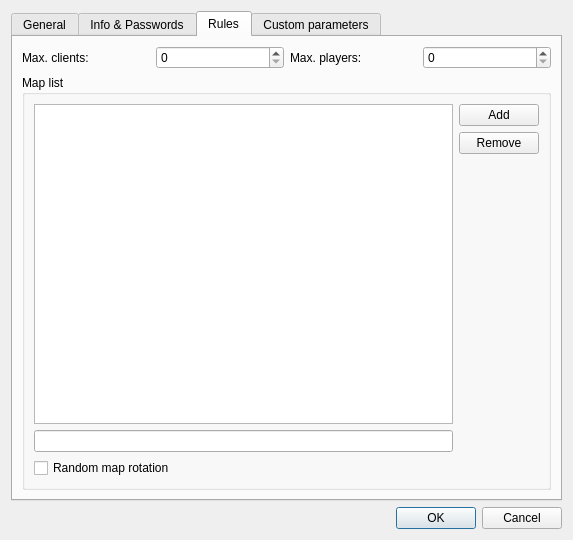
<?xml version="1.0" encoding="UTF-8"?>
<ui version="4.0">
 <class>CreateServerDlg</class>
 <widget class="QDialog" name="CreateServerDlg">
  <property name="geometry">
   <rect>
    <x>0</x>
    <y>0</y>
    <width>573</width>
    <height>540</height>
   </rect>
  </property>
  <property name="windowTitle">
   <string>Dialog</string>
  </property>
  <layout class="QVBoxLayout" name="verticalLayout">
   <item>
    <widget class="QTabWidget" name="tabWidget">
     <property name="currentIndex">
      <number>2</number>
     </property>
     <widget class="QWidget" name="tab">
      <attribute name="title">
       <string>General</string>
      </attribute>
      <layout class="QVBoxLayout" name="verticalLayout_2">
       <item>
        <layout class="QFormLayout" name="formLayout">
         <property name="fieldGrowthPolicy">
          <enum>QFormLayout::AllNonFixedFieldsGrow</enum>
         </property>
         <item row="0" column="0">
          <widget class="QLabel" name="label">
           <property name="text">
            <string>Engine:</string>
           </property>
          </widget>
         </item>
         <item row="0" column="1">
          <widget class="QComboBox" name="cboEngine"/>
         </item>
         <item row="1" column="0">
          <widget class="QLabel" name="label_4">
           <property name="text">
            <string>Server name:</string>
           </property>
          </widget>
         </item>
         <item row="1" column="1">
          <widget class="QLineEdit" name="leServername"/>
         </item>
         <item row="4" column="0">
          <widget class="QLabel" name="label_2">
           <property name="text">
            <string>Game mode:</string>
           </property>
          </widget>
         </item>
         <item row="4" column="1">
          <widget class="QComboBox" name="cboGamemode"/>
         </item>
         <item row="5" column="0">
          <widget class="QLabel" name="label_3">
           <property name="text">
            <string>Difficulty:</string>
           </property>
          </widget>
         </item>
         <item row="5" column="1">
          <widget class="QComboBox" name="cboDifficulty"/>
         </item>
         <item row="7" column="0">
          <widget class="QLabel" name="label_5">
           <property name="text">
            <string>IWAD:</string>
           </property>
          </widget>
         </item>
         <item row="7" column="1">
          <layout class="QHBoxLayout" name="horizontalLayout">
           <item>
            <widget class="QComboBox" name="cboIwad"/>
           </item>
           <item>
            <widget class="QPushButton" name="btnIwadBrowse">
             <property name="maximumSize">
              <size>
               <width>32</width>
               <height>16777215</height>
              </size>
             </property>
             <property name="text">
              <string>...</string>
             </property>
            </widget>
           </item>
          </layout>
         </item>
         <item row="3" column="0">
          <spacer name="verticalSpacer">
           <property name="orientation">
            <enum>Qt::Vertical</enum>
           </property>
           <property name="sizeHint" stdset="0">
            <size>
             <width>20</width>
             <height>40</height>
            </size>
           </property>
          </spacer>
         </item>
         <item row="6" column="0">
          <spacer name="verticalSpacer_2">
           <property name="orientation">
            <enum>Qt::Vertical</enum>
           </property>
           <property name="sizeHint" stdset="0">
            <size>
             <width>20</width>
             <height>40</height>
            </size>
           </property>
          </spacer>
         </item>
         <item row="2" column="0">
          <widget class="QLabel" name="label_8">
           <property name="text">
            <string>Port:</string>
           </property>
          </widget>
         </item>
         <item row="2" column="1">
          <widget class="QSpinBox" name="spinPort">
           <property name="minimum">
            <number>1</number>
           </property>
           <property name="maximum">
            <number>65535</number>
           </property>
           <property name="value">
            <number>10666</number>
           </property>
          </widget>
         </item>
        </layout>
       </item>
       <item>
        <widget class="QLabel" name="label_6">
         <property name="text">
          <string>Additional WADs and files:</string>
         </property>
        </widget>
       </item>
       <item>
        <widget class="QListView" name="lstAdditionalFiles">
         <property name="dragEnabled">
          <bool>true</bool>
         </property>
         <property name="dragDropMode">
          <enum>QAbstractItemView::InternalMove</enum>
         </property>
         <property name="selectionMode">
          <enum>QAbstractItemView::ExtendedSelection</enum>
         </property>
         <property name="movement">
          <enum>QListView::Free</enum>
         </property>
        </widget>
       </item>
       <item>
        <layout class="QHBoxLayout" name="horizontalLayout_2">
         <item>
          <spacer name="horizontalSpacer">
           <property name="orientation">
            <enum>Qt::Horizontal</enum>
           </property>
           <property name="sizeHint" stdset="0">
            <size>
             <width>40</width>
             <height>20</height>
            </size>
           </property>
          </spacer>
         </item>
         <item>
          <widget class="QPushButton" name="btnAddPwad">
           <property name="maximumSize">
            <size>
             <width>16777215</width>
             <height>16777215</height>
            </size>
           </property>
           <property name="text">
            <string>Add</string>
           </property>
          </widget>
         </item>
         <item>
          <widget class="QPushButton" name="btnRemovePwad">
           <property name="maximumSize">
            <size>
             <width>16777215</width>
             <height>16777215</height>
            </size>
           </property>
           <property name="text">
            <string>Remove</string>
           </property>
          </widget>
         </item>
        </layout>
       </item>
      </layout>
     </widget>
     <widget class="QWidget" name="tab_2">
      <attribute name="title">
       <string>Info &amp;&amp; Passwords</string>
      </attribute>
      <layout class="QVBoxLayout" name="verticalLayout_4">
       <item>
        <layout class="QFormLayout" name="formLayout_2">
         <property name="fieldGrowthPolicy">
          <enum>QFormLayout::AllNonFixedFieldsGrow</enum>
         </property>
         <item row="0" column="0">
          <widget class="QLabel" name="labelURL">
           <property name="text">
            <string>URL:</string>
           </property>
          </widget>
         </item>
         <item row="0" column="1">
          <widget class="QLineEdit" name="leURL"/>
         </item>
         <item row="1" column="0">
          <widget class="QLabel" name="labelEmail">
           <property name="text">
            <string>E-mail:</string>
           </property>
          </widget>
         </item>
         <item row="1" column="1">
          <widget class="QLineEdit" name="leEmail"/>
         </item>
         <item row="2" column="0">
          <widget class="QLabel" name="labelConnectPassword">
           <property name="text">
            <string>Connect password:</string>
           </property>
          </widget>
         </item>
         <item row="3" column="0">
          <widget class="QLabel" name="labelJoinPassword">
           <property name="text">
            <string>Join password:</string>
           </property>
          </widget>
         </item>
         <item row="4" column="0">
          <widget class="QLabel" name="labelRConPassword">
           <property name="text">
            <string>RCon password:</string>
           </property>
          </widget>
         </item>
         <item row="2" column="1">
          <widget class="QLineEdit" name="leConnectPassword"/>
         </item>
         <item row="3" column="1">
          <widget class="QLineEdit" name="leJoinPassword"/>
         </item>
         <item row="4" column="1">
          <widget class="QLineEdit" name="leRConPassword"/>
         </item>
        </layout>
       </item>
       <item>
        <widget class="QLabel" name="labelMOTD">
         <property name="text">
          <string>MOTD:</string>
         </property>
        </widget>
       </item>
       <item>
        <widget class="QPlainTextEdit" name="pteMOTD"/>
       </item>
      </layout>
     </widget>
     <widget class="QWidget" name="tab_3">
      <attribute name="title">
       <string>Rules</string>
      </attribute>
      <layout class="QVBoxLayout" name="verticalLayout_5">
       <item>
        <layout class="QGridLayout" name="limitsLayout">
         <item row="0" column="1">
          <widget class="QLabel" name="label_9">
           <property name="text">
            <string>Max. clients:</string>
           </property>
          </widget>
         </item>
         <item row="0" column="2">
          <widget class="QSpinBox" name="spinMaxClients"/>
         </item>
         <item row="0" column="3">
          <widget class="QLabel" name="label_11">
           <property name="text">
            <string>Max. players:</string>
           </property>
          </widget>
         </item>
         <item row="0" column="4">
          <widget class="QSpinBox" name="spinMaxPlayers"/>
         </item>
        </layout>
       </item>
       <item>
        <widget class="QGroupBox" name="groupBox">
         <property name="title">
          <string>Map list</string>
         </property>
         <layout class="QHBoxLayout" name="horizontalLayout_4">
          <item>
           <layout class="QVBoxLayout" name="verticalLayout_6">
            <item>
             <widget class="QListView" name="lstMaplist">
              <property name="dragEnabled">
               <bool>true</bool>
              </property>
              <property name="dragDropMode">
               <enum>QAbstractItemView::InternalMove</enum>
              </property>
              <property name="selectionMode">
               <enum>QAbstractItemView::ExtendedSelection</enum>
              </property>
              <property name="movement">
               <enum>QListView::Free</enum>
              </property>
             </widget>
            </item>
            <item>
             <widget class="QLineEdit" name="leMapname"/>
            </item>
            <item>
             <widget class="QCheckBox" name="cbRandomMapRotation">
              <property name="text">
               <string>Random map rotation</string>
              </property>
             </widget>
            </item>
           </layout>
          </item>
          <item>
           <layout class="QVBoxLayout" name="verticalLayout_7">
            <item>
             <widget class="QPushButton" name="btnAddMapToMaplist">
              <property name="text">
               <string>Add</string>
              </property>
             </widget>
            </item>
            <item>
             <widget class="QPushButton" name="btnRemoveMapFromMaplist">
              <property name="text">
               <string>Remove</string>
              </property>
             </widget>
            </item>
            <item>
             <spacer name="verticalSpacer_3">
              <property name="orientation">
               <enum>Qt::Vertical</enum>
              </property>
              <property name="sizeHint" stdset="0">
               <size>
                <width>20</width>
                <height>40</height>
               </size>
              </property>
             </spacer>
            </item>
           </layout>
          </item>
         </layout>
        </widget>
       </item>
      </layout>
     </widget>
     <widget class="QWidget" name="tabCustomParameters">
      <attribute name="title">
       <string>Custom parameters</string>
      </attribute>
      <layout class="QVBoxLayout" name="verticalLayout_3">
       <item>
        <widget class="QLabel" name="label_7">
         <property name="text">
          <string>Custom parameters (ENTER separated):</string>
         </property>
        </widget>
       </item>
       <item>
        <widget class="QPlainTextEdit" name="pteCustomParameters"/>
       </item>
      </layout>
     </widget>
    </widget>
   </item>
   <item>
    <widget class="QDialogButtonBox" name="buttonBox">
     <property name="orientation">
      <enum>Qt::Horizontal</enum>
     </property>
     <property name="standardButtons">
      <set>QDialogButtonBox::Cancel|QDialogButtonBox::Ok</set>
     </property>
    </widget>
   </item>
  </layout>
 </widget>
 <resources/>
 <connections>
  <connection>
   <sender>buttonBox</sender>
   <signal>accepted()</signal>
   <receiver>CreateServerDlg</receiver>
   <slot>accept()</slot>
   <hints>
    <hint type="sourcelabel">
     <x>248</x>
     <y>254</y>
    </hint>
    <hint type="destinationlabel">
     <x>157</x>
     <y>274</y>
    </hint>
   </hints>
  </connection>
  <connection>
   <sender>buttonBox</sender>
   <signal>rejected()</signal>
   <receiver>CreateServerDlg</receiver>
   <slot>reject()</slot>
   <hints>
    <hint type="sourcelabel">
     <x>316</x>
     <y>260</y>
    </hint>
    <hint type="destinationlabel">
     <x>286</x>
     <y>274</y>
    </hint>
   </hints>
  </connection>
 </connections>
</ui>
